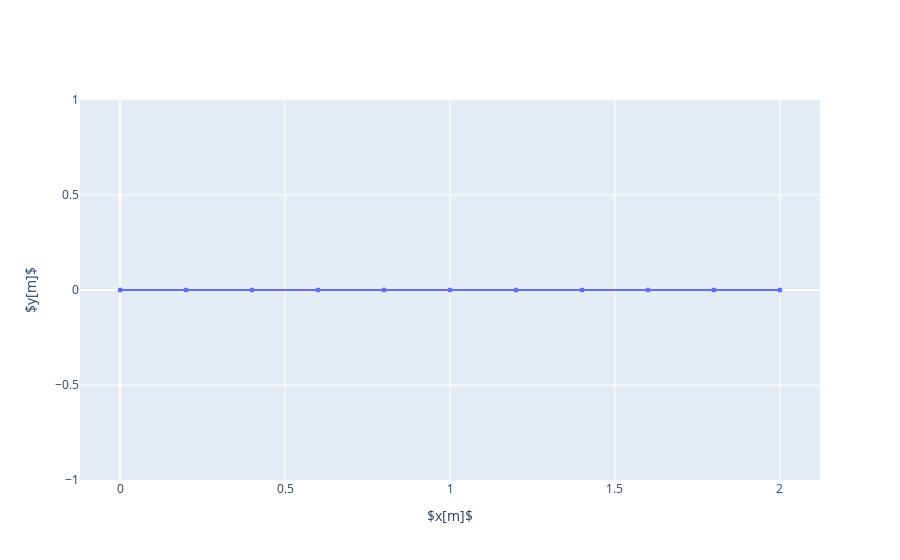

The code cell stored with this chart in its notebook:
### Markdown cell above
# Exemplo 1 - Uma Barra

### Code cell
exemplo1 = Structure(readjson("exemplo1.json"))
figura1 = exemplo1.show()
iplot(figura1)

### Figure 1 — Plotly figure (JSON) as saved in the notebook; plotly's stock layout.template omitted (floating-point values rounded to 4 significant figures)
{"data": [{"line": {"width": 2}, "marker": {"size": 5}, "name": "Barra 1", "type": "scatter", "x": [0, 0.2, 0.4, 0.6, 0.8, 1, 1.2, 1.4, 1.6, 1.8, 2], "y": [0, 0, 0, 0, 0, 0, 0, 0, 0, 0, 0]}], "layout": {"legend": {"title": {"text": "Barras"}}, "xaxis": {"title": {"text": "$x[m]$"}}, "yaxis": {"title": {"text": "$y[m]$"}}}}
